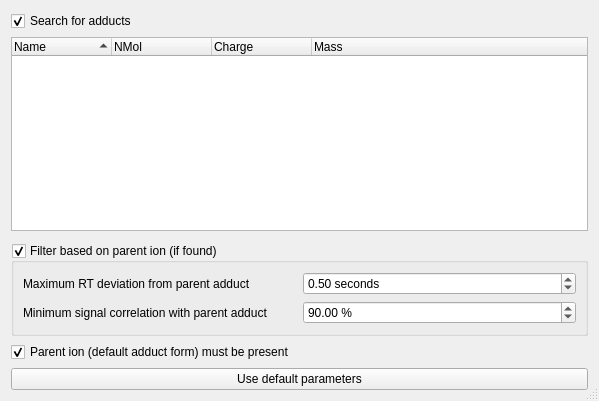
<?xml version="1.0" encoding="UTF-8"?>
<ui version="4.0">
 <class>AdductWidget</class>
 <widget class="QDialog" name="AdductWidget">
  <property name="windowModality">
   <enum>Qt::WindowModal</enum>
  </property>
  <property name="geometry">
   <rect>
    <x>0</x>
    <y>0</y>
    <width>599</width>
    <height>401</height>
   </rect>
  </property>
  <property name="sizePolicy">
   <sizepolicy hsizetype="MinimumExpanding" vsizetype="MinimumExpanding">
    <horstretch>0</horstretch>
    <verstretch>0</verstretch>
   </sizepolicy>
  </property>
  <property name="windowTitle">
   <string>Dialog</string>
  </property>
  <property name="sizeGripEnabled">
   <bool>true</bool>
  </property>
  <property name="modal">
   <bool>true</bool>
  </property>
  <layout class="QVBoxLayout" name="verticalLayout">
   <item>
    <layout class="QGridLayout" name="gridLayout" rowstretch="0,3,0,1">
     <property name="sizeConstraint">
      <enum>QLayout::SetNoConstraint</enum>
     </property>
     <item row="3" column="0">
      <widget class="QGroupBox" name="filterAdductsAgainstParent">
       <property name="enabled">
        <bool>true</bool>
       </property>
       <property name="title">
        <string>Filter based on parent ion (if found)</string>
       </property>
       <property name="checkable">
        <bool>true</bool>
       </property>
       <layout class="QGridLayout" name="gridLayout_4">
        <item row="0" column="0">
         <widget class="QLabel" name="label">
          <property name="text">
           <string>Maximum RT deviation from parent adduct</string>
          </property>
         </widget>
        </item>
        <item row="1" column="0">
         <widget class="QLabel" name="label_2">
          <property name="text">
           <string>Minimum signal correlation with parent adduct</string>
          </property>
         </widget>
        </item>
        <item row="0" column="1">
         <widget class="QDoubleSpinBox" name="adductSearchWindow">
          <property name="sizePolicy">
           <sizepolicy hsizetype="Preferred" vsizetype="Fixed">
            <horstretch>0</horstretch>
            <verstretch>0</verstretch>
           </sizepolicy>
          </property>
          <property name="suffix">
           <string> seconds</string>
          </property>
          <property name="minimum">
           <double>0.100000000000000</double>
          </property>
          <property name="maximum">
           <double>5.000000000000000</double>
          </property>
          <property name="singleStep">
           <double>0.500000000000000</double>
          </property>
          <property name="value">
           <double>0.500000000000000</double>
          </property>
         </widget>
        </item>
        <item row="1" column="1">
         <widget class="QDoubleSpinBox" name="adductPercentCorrelation">
          <property name="suffix">
           <string> %</string>
          </property>
          <property name="maximum">
           <double>100.000000000000000</double>
          </property>
          <property name="singleStep">
           <double>5.000000000000000</double>
          </property>
          <property name="value">
           <double>90.000000000000000</double>
          </property>
         </widget>
        </item>
       </layout>
      </widget>
     </item>
     <item row="2" column="0">
      <spacer name="verticalSpacer">
       <property name="orientation">
        <enum>Qt::Vertical</enum>
       </property>
       <property name="sizeType">
        <enum>QSizePolicy::Fixed</enum>
       </property>
       <property name="sizeHint" stdset="0">
        <size>
         <width>10</width>
         <height>6</height>
        </size>
       </property>
      </spacer>
     </item>
     <item row="1" column="0">
      <widget class="QTreeWidget" name="adductList">
       <property name="enabled">
        <bool>true</bool>
       </property>
       <property name="sizePolicy">
        <sizepolicy hsizetype="Expanding" vsizetype="Preferred">
         <horstretch>0</horstretch>
         <verstretch>0</verstretch>
        </sizepolicy>
       </property>
       <property name="sizeAdjustPolicy">
        <enum>QAbstractScrollArea::AdjustToContentsOnFirstShow</enum>
       </property>
       <property name="alternatingRowColors">
        <bool>true</bool>
       </property>
       <property name="selectionMode">
        <enum>QAbstractItemView::ExtendedSelection</enum>
       </property>
       <property name="sortingEnabled">
        <bool>true</bool>
       </property>
       <column>
        <property name="text">
         <string>Name</string>
        </property>
       </column>
       <column>
        <property name="text">
         <string>NMol</string>
        </property>
        <property name="toolTip">
         <string>Number of molecules</string>
        </property>
       </column>
       <column>
        <property name="text">
         <string>Charge</string>
        </property>
       </column>
       <column>
        <property name="text">
         <string>Mass</string>
        </property>
       </column>
      </widget>
     </item>
     <item row="0" column="0">
      <widget class="QCheckBox" name="searchAdducts">
       <property name="text">
        <string>Search for adducts</string>
       </property>
       <property name="checked">
        <bool>true</bool>
       </property>
      </widget>
     </item>
    </layout>
   </item>
   <item>
    <widget class="QCheckBox" name="parentAdductRequired">
     <property name="text">
      <string>Parent ion (default adduct form) must be present</string>
     </property>
     <property name="checked">
      <bool>true</bool>
     </property>
    </widget>
   </item>
   <item>
    <widget class="QPushButton" name="resetToDefaults">
     <property name="text">
      <string>Use default parameters</string>
     </property>
     <property name="autoDefault">
      <bool>false</bool>
     </property>
    </widget>
   </item>
  </layout>
 </widget>
 <resources/>
 <connections/>
</ui>
